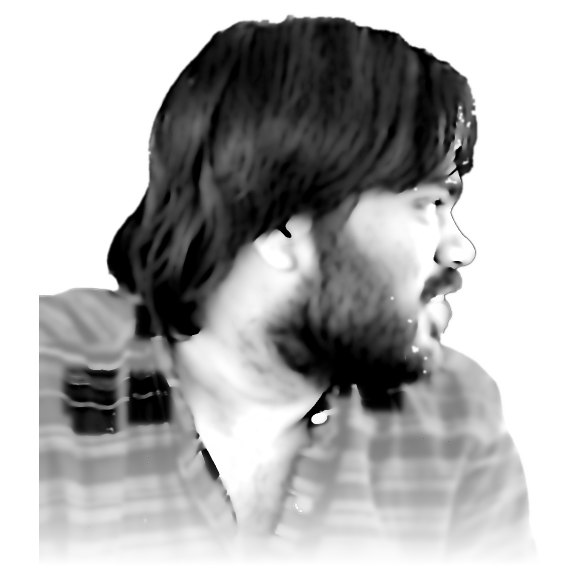
#> input picture source-prepped.png, 1160 x 1160 px (shown at 1/2 size); its folder holds 2 pictures in this run
$ python make_ascii_svg.py
#> lines starting #> are read from the running program, lines starting #| are printed output that depends on the picture
"""
Convert a portrait photo into a CLEAN, monochrome ASCII-art SVG (Andrew6rant
style: one light-gray color, subject isolated on a dark background) that "types"
itself in like a terminal, then holds.

Monochrome is deliberate -- per-character rainbow color is what makes ASCII
portraits look noisy. One fill color + a good density ramp + high contrast (so a
busy background washes out to blank) reads as neat and legible.

GitHub renders SVGs embedded via <img> and runs their SMIL animations there (JS
does not run). Each row starts hidden and ONE discrete <set> flips it visible,
so the portrait prints line by line, top -> bottom, and then holds (the prompt
cursor blinks a few times). Don't go back to revealing it through an animated
clip path (the old typing wipe + riding cursor): while anything in the image
animates, phones repaint the whole clipped block of ~10k glyphs every frame --
~7x the main-thread work, enough to visibly hang the profile page. Flipping
whole rows only redraws when a row appears.
"""
from PIL import Image, ImageEnhance, ImageOps, ImageFilter
import html
import os
import sys

HERE = os.path.dirname(os.path.abspath(__file__))
# defaults to the prepped grayscale image (see prep_photo.py), which already has
# the background removed + local contrast applied.
SRC = sys.argv[1] if len(sys.argv) > 1 else os.path.join(HERE, "..", "source-prepped.png")
OUT = sys.argv[2] if len(sys.argv) > 2 else os.path.join(HERE, "..", "Naveen-ascii.svg")

# more columns = more detail (eyes need ~6+ chars across to read). the art
# stays ART_W px wide either way; cells shrink, keeping a ~1:1.875 char aspect.
COLS = int(os.environ.get("COLS", 180))
ART_W_TARGET = 800
CELL_W = ART_W_TARGET / COLS
CELL_H = CELL_W * 15 / 8
ROWS = round(COLS * 8 / 15)
RAMP = " .`:-=+*cs#%@"  # bright(sparse) -> dark(dense); leading space clears bg

# the prepped image already has bg removed + CLAHE local contrast, so only
# light global tuning is needed here.
CONTRAST = 1.05
BRIGHTNESS = 1.0
GAMMA = 0.95          # >1 brightens mids -> face lands in sparser chars
SHARPEN = False
WHITE_FLOOR = 0.92    # luminance above this is forced to blank (space)

PAD = 20
TITLEBAR_H = 30
STATUS_H = 30
ART_W = COLS * CELL_W
ART_H = ROWS * CELL_H
CANVAS_W = ART_W + PAD * 2
CANVAS_H = TITLEBAR_H + ART_H + STATUS_H + PAD

BG = "#0d1117"
BG2 = "#111722"
FRAME = "#30363d"
TITLE_TEXT = "#7d8590"
INK = "#c9d1d9"      # the single ascii color (matches Andrew6rant)

# ---- reveal timing (one-shot; rows appear top -> bottom) -------------------
REVEAL = 2.4          # whole portrait prints in ~2.5s at any resolution
ROW_DUR = REVEAL / ROWS
BLINKS = 6            # prompt cursor blinks this many times, then holds

# ---- 1. sample the image into a COLS x ROWS grayscale grid ----------------
im = Image.open(SRC).convert("L")               # grayscale
#> im is the input picture: PIL image 1160x1160 L; min 0, max 255, mean 177.3
if SHARPEN:
    im = im.filter(ImageFilter.UnsharpMask(radius=2, percent=140, threshold=2))
im = ImageEnhance.Brightness(im).enhance(BRIGHTNESS)
im = ImageEnhance.Contrast(im).enhance(CONTRAST)
im = im.resize((COLS, ROWS), Image.LANCZOS)
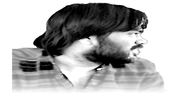
#> im: PIL image 180x96 L; min 0, max 255, mean 175.8
px = im.load()

STATIC = bool(os.environ.get("STATIC"))  # emit frozen state for previews

rows_txt = []
for y in range(ROWS):
    chars = []
    for x in range(COLS):
        lum = px[x, y] / 255.0
        lum = pow(lum, GAMMA)
        if lum >= WHITE_FLOOR:
            chars.append(" ")
            continue
        idx = int((1.0 - lum) * (len(RAMP) - 1) + 0.5)
        idx = max(0, min(len(RAMP) - 1, idx))
        chars.append(RAMP[idx])
    rows_txt.append("".join(chars))
#> after the loop, rows_txt = 96 items

art_top = TITLEBAR_H + PAD * 0.35

# ---- 2. assemble SVG ------------------------------------------------------
parts = []
parts.append(
    f'<svg xmlns="http://www.w3.org/2000/svg" width="{CANVAS_W}" height="{CANVAS_H}" '
    f'viewBox="0 0 {CANVAS_W} {CANVAS_H}" font-family="ui-monospace, SFMono-Regular, '
    f'Menlo, Consolas, monospace">'
)
parts.append('<defs>'
             f'<linearGradient id="bg" x1="0" y1="0" x2="0" y2="1">'
             f'<stop offset="0" stop-color="{BG2}"/><stop offset="1" stop-color="{BG}"/>'
             f'</linearGradient></defs>')

parts.append(f'<rect width="{CANVAS_W}" height="{CANVAS_H}" rx="12" fill="url(#bg)"/>')
parts.append(f'<rect x="0.5" y="0.5" width="{CANVAS_W-1}" height="{CANVAS_H-1}" rx="12" '
             f'fill="none" stroke="{FRAME}" stroke-width="1"/>')

parts.append(f'<line x1="0" y1="{TITLEBAR_H}" x2="{CANVAS_W}" y2="{TITLEBAR_H}" stroke="{FRAME}"/>')
for i, dotcol in enumerate(["#ff5f56", "#ffbd2e", "#27c93f"]):
    parts.append(f'<circle cx="{PAD + i*16}" cy="{TITLEBAR_H/2}" r="5" fill="{dotcol}"/>')
parts.append(f'<text x="{CANVAS_W/2}" y="{TITLEBAR_H/2 + 4}" fill="{TITLE_TEXT}" font-size="12" '
             f'text-anchor="middle">smnaveen96@github: ~$ ./portrait.sh</text>')

# one <text> per row (single color -> no per-char markup, tiny file). leading
# and trailing blanks are trimmed: the row starts at its first character and
# textLength keeps every glyph on the same CELL_W grid. unless STATIC, each row
# is hidden until its own <set> shows it.
font_size = CELL_H * 0.86
hidden = "" if STATIC else ' visibility="hidden"'
text_rows = []
for ry, line in enumerate(rows_txt):
    body = line.strip(" ")
    if not body:
        continue
    lead = len(line) - len(line.lstrip(" "))
    y = art_top + ry * CELL_H + CELL_H * 0.74
    show = "" if STATIC else f'<set attributeName="visibility" to="visible" begin="{ry * ROW_DUR:.2f}s"/>'
    text_rows.append(
        f'<text xml:space="preserve" x="{PAD + lead * CELL_W:.1f}" y="{y:.1f}" '
        f'textLength="{len(body) * CELL_W:.1f}" lengthAdjust="spacing"{hidden}>{html.escape(body)}{show}</text>'
    )
#> this loop made 96 passes
#> (lead, y) on passes 5 to 16: (70, 76.5), (66, 84.83), (65, 93.17), (63, 101.5), (61, 109.8), (60, 118.2), (58, 126.5), (56, 134.8), (55, 143.2), (54, 151.5), (52, 159.8), (51, 168.2)
#> body on passes 1 to 2: '', ''
#> after the loop, text_rows = 89 items
group = f'fill="{INK}" font-size="{font_size:.1f}"'
parts.append(f'<g {group}>{"".join(text_rows)}</g>')

# status bar with a prompt cursor that blinks a few times, then holds
status_line_y = TITLEBAR_H + ART_H + PAD * 0.35
status_y = status_line_y + 19
parts.append(f'<line x1="0" y1="{status_line_y:.1f}" x2="{CANVAS_W}" y2="{status_line_y:.1f}" stroke="{FRAME}"/>')
parts.append(f'<text x="{PAD}" y="{status_y:.1f}" fill="{TITLE_TEXT}" font-size="13">'
             f'smnaveen96@github:~$ whoami <tspan fill="{INK}">Naveen</tspan></text>')
status_chars = len("smnaveen96@github:~$ whoami Naveen ")   # cursor sits after the name
parts.append(f'<rect x="{PAD + status_chars * 13 * 0.6:.1f}" y="{status_y-12:.1f}" width="8" height="14" fill="{INK}">'
             f'<animate attributeName="opacity" values="1;0;1" keyTimes="0;0.5;1" calcMode="discrete" '
             f'dur="1s" begin="{REVEAL}s" repeatCount="{BLINKS}" fill="freeze"/></rect>')

parts.append("</svg>")
svg = "".join(parts)
with open(OUT, "w") as f:
    f.write(svg)
print("wrote", OUT, len(svg), "bytes;", CANVAS_W, "x", CANVAS_H)
#| wrote scripts/../Naveen-ascii.svg 27260 bytes; 840.0 x 880.0
